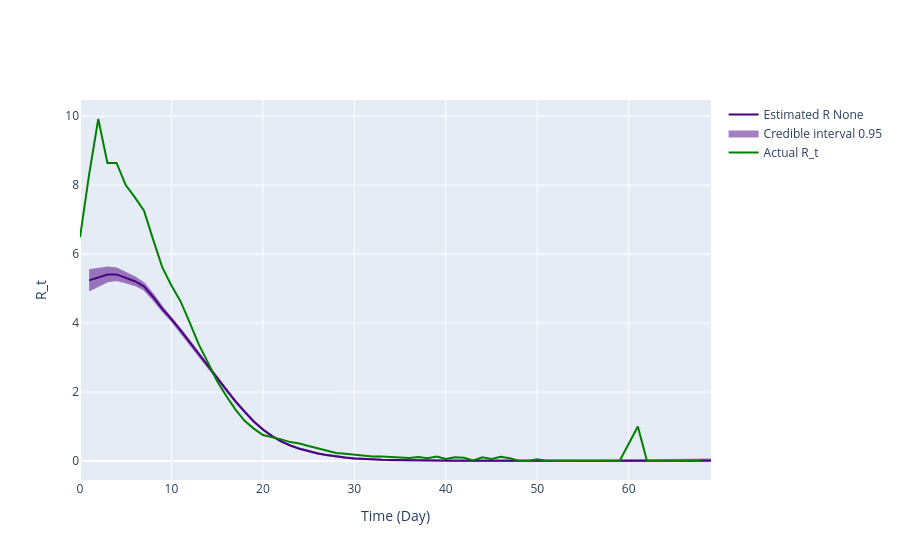

Notebook cell for this chart:
### Code cell
gamma_pdf_opt_r1 = gamma.pdf(x, result_r1.x[0], result_r1.x[1], result_r1.x[2])
inference = branchpro.BranchProPosterior(
    inc_data=inc_data_r1,
    daily_serial_interval=gamma_pdf_opt_r1,
    alpha=prior_a,
    beta=prior_b)

inference.run_inference(tau=tau)
intervals = inference.get_intervals(central_prob=.95)
intervals = process_inference_uncertainty(intervals.copy(), inference.inference_posterior, gamma_pdf_opt_r1, 80, 95)

fig = plot_rt_fig(intervals, true_rt_r1[offset:len(intervals)+offset], gamma_pdf_opt_r1, end_time_point)
pio.write_image(fig.figure, 'single_plots/predicted_vs_true_rt_r1_optimal.png')
fig.show_figure()

### Figure 1 — Plotly figure (JSON) as saved in the notebook; plotly's stock layout.template omitted (floating-point values rounded to 4 significant figures; data arrays with more than 128 entries replaced by an {"elided": "..."} marker saying what was removed)
{"data": [{"line": {"color": "indigo"}, "mode": "lines", "name": "Estimated R None", "type": "scatter", "x": [1, 2, 3, 4, 5, 6, 7, 8, 9, 10, 11, 12, 13, 14, 15, 16, 17, 18, 19, 20, 21, 22, 23, 24, 25, 26, 27, 28, 29, 30, 31, 32, 33, 34, 35, 36, 37, 38, 39, 40, 41, 42, 43, 44, 45, 46, 47, 48, 49, 50, 51, 52, 53, 54, 55, 56, 57, 58, 59, 60, 61, 62, 63, 64, 65, 66, 67, 68, 69], "y": [5.239, 5.329, 5.41, 5.413, 5.318, 5.216, 5.063, 4.758, 4.412, 4.117, 3.786, 3.441, 3.092, 2.746, 2.392, 2.053, 1.732, 1.424, 1.148, 0.9149, 0.7225, 0.5692, 0.4505, 0.357, 0.281, 0.22, 0.1709, 0.1311, 0.09915, 0.07452, 0.05616, 0.04295, 0.03326, 0.02633, 0.02127, 0.01744, 0.01439, 0.0122, 0.01078, 0.009615, 0.008267, 0.007159, 0.006389, 0.005686, 0.005065, 0.004466, 0.003966, 0.003553, 0.003312, 0.003304, 0.003223, 0.003104, 0.003131, 0.003203, 0.003317, 0.003583, 0.004021, 0.0044, 0.004676, 0.005003, 0.005559, 0.00616, 0.006698, 0.007251, 0.007964, 0.00889, 0.009906, 0.01101, 0.01222]}, {"fill": "toself", "fillcolor": "indigo", "line": {"color": "indigo"}, "mode": "lines", "name": "Credible interval 0.95", "opacity": 0.5, "showlegend": true, "type": "scatter", "x": {"elided": "138 int values"}, "y": {"elided": "138 float values"}}, {"line": {"color": "green"}, "mode": "lines", "name": "Actual R_t", "type": "scatter", "x": [0, 1, 2, 3, 4, 5, 6, 7, 8, 9, 10, 11, 12, 13, 14, 15, 16, 17, 18, 19, 20, 21, 22, 23, 24, 25, 26, 27, 28, 29, 30, 31, 32, 33, 34, 35, 36, 37, 38, 39, 40, 41, 42, 43, 44, 45, 46, 47, 48, 49, 50, 51, 52, 53, 54, 55, 56, 57, 58, 59, 60, 61, 62, 63, 64, 65, 66, 67, 68, 69, 70, 71, 72, 73, 74, 75, 76, 77, 78, 79, 80, 81, 82, 83, 84, 85, 86, 87, 88, 89, 90], "y": [6.487, 8.313, 9.921, 8.645, 8.647, 8.004, 7.646, 7.26, 6.421, 5.615, 5.091, 4.63, 4.012, 3.375, 2.854, 2.315, 1.887, 1.491, 1.165, 0.9397, 0.7551, 0.696, 0.627, 0.5485, 0.5047, 0.4331, 0.3598, 0.2974, 0.2349, 0.2083, 0.1818, 0.1418, 0.1311, 0.1296, 0.121, 0.1027, 0.0902, 0.1179, 0.08353, 0.1293, 0.0559, 0.1117, 0.09615, 0.01802, 0.1087, 0.05797, 0.12, 0.07895, 0.0, 0.0, 0.05263, 0.0, 0.0, 0.0, 0.0, 0.0, 0.0, 0.0, 0.0, 0.0, 0.5, 1.0, 0.0, 0.0, 0.0, 0.0, 0.0, 0.0, 0.0]}], "layout": {"hovermode": "x unified", "xaxis": {"title": {"text": "Time (Day)"}}, "yaxis": {"title": {"text": "R_t"}}}}
